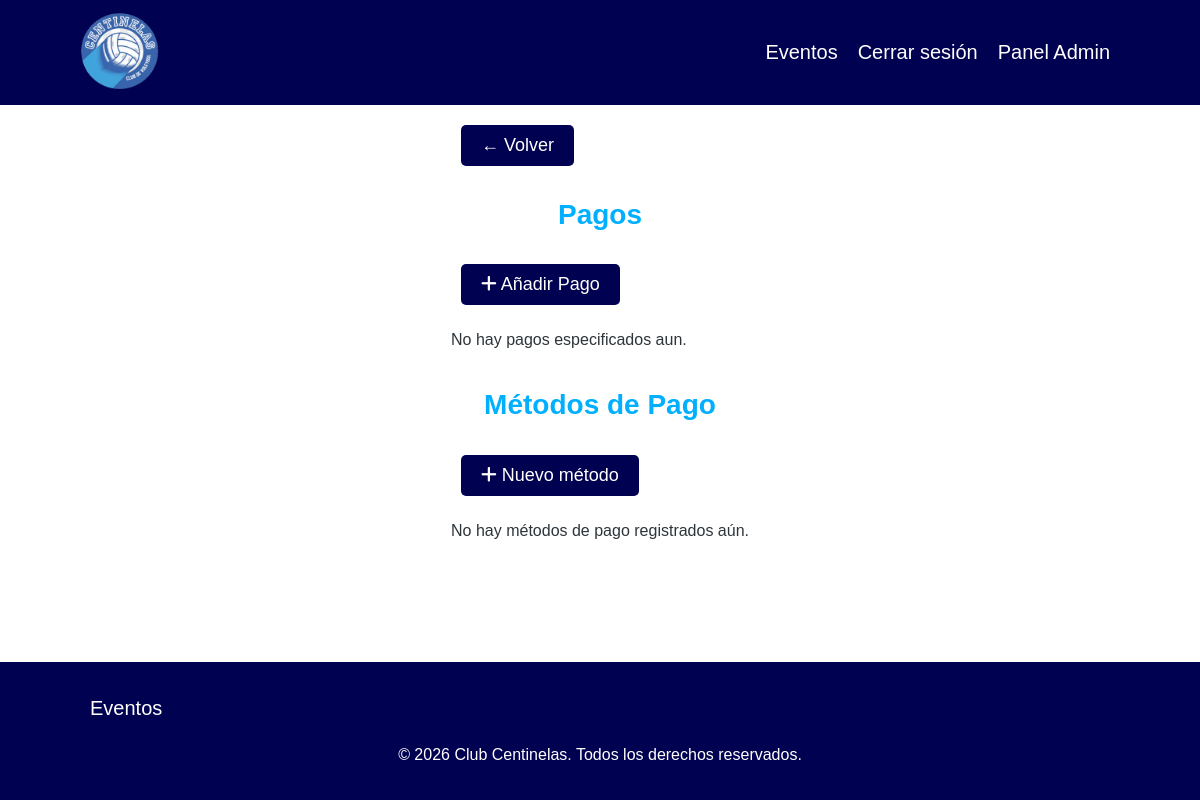
The page /admin/planes/index.php (signed in) on the database as committed earlier.
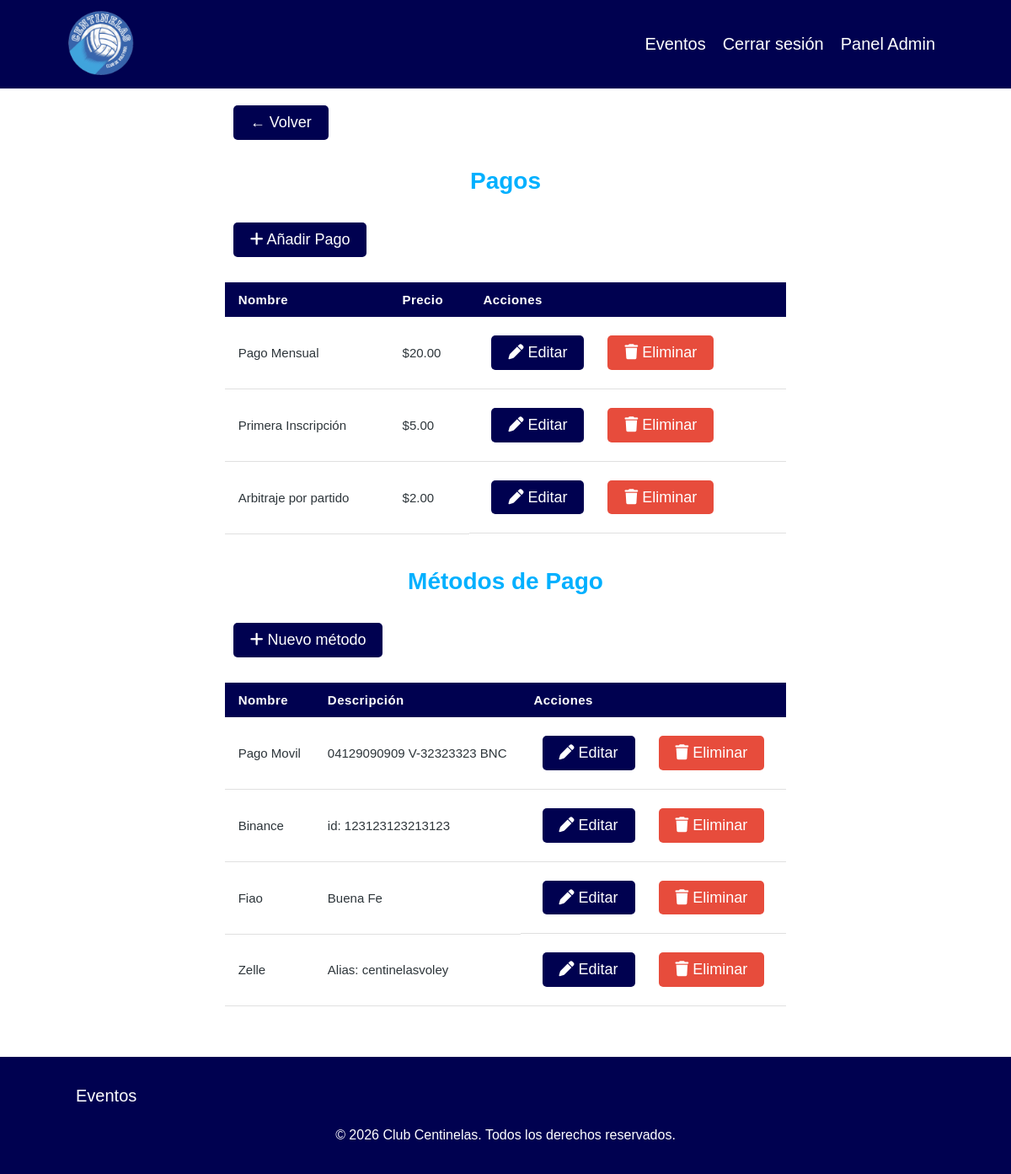
The same page on the database as committed later.
### tables this page shows
CREATE TABLE `planes` (
  `id` int(11) NOT NULL,
  `nombre` varchar(100) NOT NULL,
  `precio` decimal(10,2) NOT NULL
);

CREATE TABLE `metodos_pago` (
  `id` int(11) NOT NULL,
  `nombre` varchar(100) NOT NULL,
  `descripcion` text DEFAULT NULL
);

### src/PlanPagos.php (called while the page is built, shortened)
<?php
class PlanPagos
{
    public static function listar()
    {
        $conn = DB::conectar();
        return $conn->query('SELECT * FROM planes');
    }
}

### src/MetodoPago.php (called while the page is built, shortened)
<?php
class MetodoPago
{
    public static function listar()
    {
        $conn = DB::conectar();
        return $conn->query('SELECT * FROM metodos_pago');
    }
}

### admin/planes/index.php (the view, shortened to what this page needs)
<?php
require_once __DIR__ . '/../../src/PlanPagos.php';
require_once __DIR__ . '/../../src/MetodoPago.php';
$planes       = PlanPagos::listar();
$metodos      = MetodoPago::listar();
include __DIR__ . '/../../templates/header.php';
?>
<main class="contenedor seccion">
    <a class="boton" href="/centinela/admin/index.php">← Volver</a>
    <section>
        <h2>Pagos</h2>
        <a class="boton" href="/centinela/admin/planes/crear.php">
            <i class="fa-solid fa-plus"></i> Añadir Pago
        </a>
        <?php if ($planes->num_rows === 0) : ?>
            <p>No hay pagos especificados aun.</p>
        <?php else : ?>
            <div class="tabla-contenedor">
                <table class="tabla">
                    <thead>
                        <tr>
                            <th>Nombre</th>
                            <th>Precio</th>
                            <th>Acciones</th>
                        </tr>
                    </thead>
                    <tbody>
                        <?php while ($plan = $planes->fetch_assoc()) : ?>
                            <tr>
                                <td><?php echo htmlspecialchars($plan['nombre']); ?></td>
                                <td>$<?php echo number_format($plan['precio'], 2); ?></td>
                                <td class="acciones">
                                    <a class="boton"
                                        href="/centinela/admin/planes/editar.php?id=<?php echo $plan['id']; ?>">
                                        <i class="fa-solid fa-pen"></i> Editar
                                    </a>
                                    <form method="POST" action="/centinela/admin/planes/eliminar.php">
                                        <button class="boton boton-rojo" type="submit">
                                            <i class="fa-solid fa-trash"></i> Eliminar
                                        </button>
                                    </form>
                                </td>
                            </tr>
                        <?php endwhile; ?>
                    </tbody>
                </table>
            </div>
        <?php endif; ?>
    </section>
    <section style="margin-top: 4rem;">
        <h2>Métodos de Pago</h2>
        <a class="boton" href="/centinela/admin/planes/crear_metodo.php">
            <i class="fa-solid fa-plus"></i> Nuevo método
        </a>
        <?php if ($metodos->num_rows === 0) : ?>
            <p>No hay métodos de pago registrados aún.</p>
        <?php else : ?>
            <div class="tabla-contenedor">
                <table class="tabla">
                    <thead>
                        <tr>
                            <th>Nombre</th>
                            <th class="col-oculta-movil">Descripción</th>
                            <th>Acciones</th>
                        </tr>
                    </thead>
                    <tbody>
                        <?php while ($metodo = $metodos->fetch_assoc()) : ?>
                            <tr>
                                <td><?php echo htmlspecialchars($metodo['nombre']); ?></td>
                                <td class="col-oculta-movil"><?php echo htmlspecialchars($metodo['descripcion'] ?? '—'); ?></td>
                                <td class="acciones">
                                    <a class="boton"
                                        href="/centinela/admin/planes/editar_metodo.php?id=<?php echo $metodo['id']; ?>">
                                        <i class="fa-solid fa-pen"></i> Editar
                                    </a>
                                    <form method="POST" action="/centinela/admin/planes/eliminar_metodo.php">
                                        <button class="boton boton-rojo" type="submit">
                                            <i class="fa-solid fa-trash"></i> Eliminar
                                        </button>
                                    </form>
                                </td>
                            </tr>
                        <?php endwhile; ?>
                    </tbody>
                </table>
            </div>
        <?php endif; ?>
    </section>
</main>
<?php include __DIR__ . '/../../templates/footer.php'; ?>

Rows that differ between the two databases and show on the page:
added planes: nombre "Pago Mensual", precio "20.00"
added planes: nombre "Primera Inscripción", precio "5.00"
added planes: nombre "Arbitraje por partido", precio "2.00"
added metodos_pago: nombre "Pago Movil", descripcion "04129090909 V-32323323 BNC"
added metodos_pago: nombre "Binance", descripcion "id: 123123123213123"
added metodos_pago: nombre "Fiao", descripcion "Buena Fe"
added metodos_pago: nombre "Zelle", descripcion "Alias: centinelasvoley"
Other text that changed with them:
text no longer shown: "No hay pagos especificados aun. No hay métodos de pago registrados aún."
text now shown: "Nombre Precio Acciones Nombre Descripción Acciones"
